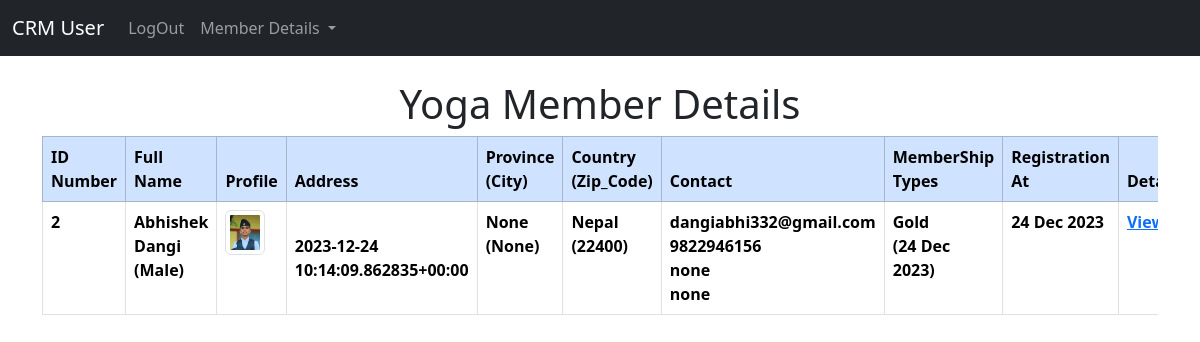
Before: /user/yoga_details/ (signed in) with the older database file.
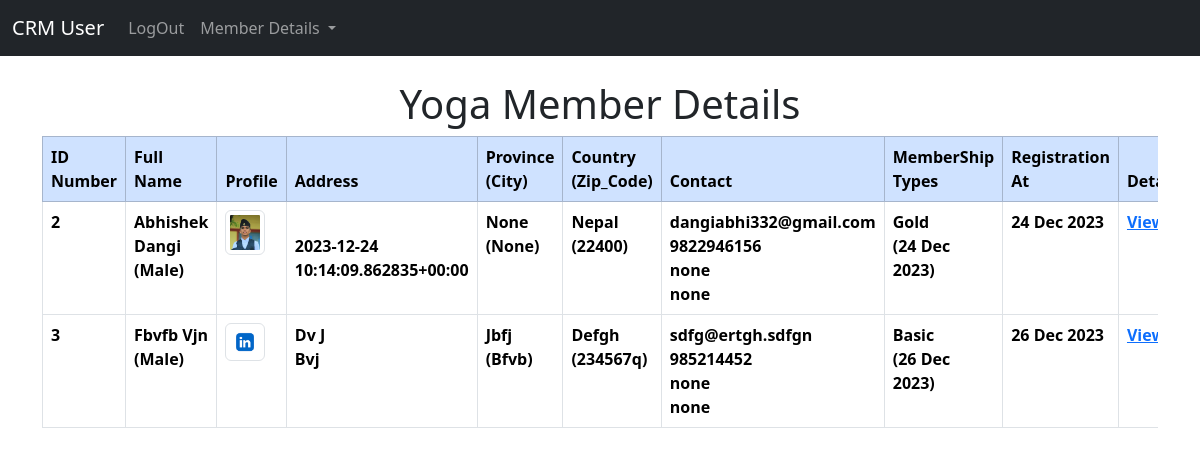
After: the same page with the newer database file.
### user_app/models.py (models this page shows, shortened)
class YogaMember(models.Model):
    first_name = models.CharField(max_length=100)
    middel_name = models.CharField(max_length=10,blank=True)
    last_name = models.CharField(max_length=100)
    gender = models.CharField(max_length=20, choices=[("male", "Male"),("female", "Female"),("other", "Other"),])
    images = models.ImageField(upload_to="YogaMember/%Y/%m/%d", blank=False)
    street_address = models.CharField(max_length=255, blank=True)
    street_address2 = models.CharField(max_length=255, blank=True)
    city = models.CharField(max_length=100, blank=True, null=True)
    state_province = models.CharField(max_length=100, blank=True, null=True)
    zip_code = models.CharField(max_length=20)
    country = models.CharField(max_length=100)
    email = models.EmailField(unique=True)
    date_of_birth = models.DateField(default=timezone.now)
    membership_types = models.CharField(max_length=20, choices= [("basic", "Basic"),("gold", "Gold"),], default="basic")
    date_of_signature = models.DateTimeField(default=timezone.now)
    contact = models.CharField(max_length=10)
    emergency_contact = models.CharField(max_length=10,blank=True, null=True)
    emergency_contact2 = models.CharField(max_length=10,blank=True, null=True)
    registration_date = models.DateField(auto_now_add=True)

### user_app/views.py (the view)
# urls.py: path('yoga_details/', views.yoga_details, name='yoga_details'),
def yoga_details(request):
    if request.user.is_authenticated:
        yoga_member = YogaMember.objects.all()
        return render(
            request, "user/yoga/yoga_details.html", {"yoga_member": yoga_member}
        )
    else:
        messages.success(request, "YOu Must Be")
        return redirect("home")

### templates/user/yoga/yoga_details.html
{% extends 'user/base.html' %}
{% block main %}
{% if user.is_authenticated %}
<div class="table-responsive">
     <h1 class="text-center text-capitalize">yoga member details</h1>
     <table class="table  table-hover table-bordered">
          <thead class="table-primary">
               <tr>
                    <th scope="col">ID Number</th>
                    <th scope="col">Full Name</th>
                    <th scope="col">Profile</th>
                    <th scope="col">Address</th>
                    <th scope="col">Province (City)</th>
                    <th scope="col">Country (Zip_Code)</th>
                    <th scope="col">Contact</th>
                    <th scope="col">MemberShip Types</th>
                    <th scope="col">Registration At</th>
                    <th scope="col">Details</th>
               </tr>
          </thead>
          <tbody>
               {% if yoga_member %}
               {% for yoga_member in yoga_member %}
               <tr class="text-capitalize">
                    <th scope="row">{{yoga_member.id}}</th>
                    <th>{{yoga_member.first_name}} {{yoga_member.last_name}} <br>({{yoga_member.gender}})</th>
                    <th><img src="{{yoga_member.images.url}}" alt="{{ yoga_member.first_name }}" class="img-thumbnail"
                              style="max-width: 40px;"></th>
                    <th>{{yoga_member.street_address}} <br> {{yoga_member.street_address2}}</th>
                    <th>{{yoga_member.state_province}} ({{yoga_member.city}})</th>
                    <th>{{yoga_member.country}} ({{yoga_member.zip_code}})</th>
                    <th class="text-lowercase">
                         {{yoga_member.email}}<br>{{yoga_member.contact}}<br>{{yoga_member.emergency_contact}}<br>{{yoga_member.emergency_contact2}}
                    </th>
                    <th>{{yoga_member.membership_types}}<br> ({{yoga_member.date_of_signature| date:"d M Y"}})</th>
                    <th>{{yoga_member.registration_date | date:"d M Y"}}</th>
                    <th>
                         <a href="{% url 'yoga_member' yoga_member.pk %}">View</a>
                    </th>
               </tr>
               {% endfor %}
               {% endif %}
          </tbody>
     </table>
</div>
{% endif %}
{% endblock main %}

### templates/user/base.html (shortened to what this page needs)
{% load static %}
<!doctype html>
<html lang="en">
<head>
     <link href="https://cdn.jsdelivr.net/npm/bootstrap@5.3.2/dist/css/bootstrap.min.css" rel="stylesheet"
>
</head>
<body>
     {% include 'user/header.html' %}
     <div class="container">
         <div class="mt-4">
          {% block main %}
          {% endblock main %}
     </div>
</body>
</html>

### templates/user/header.html (shortened to what this page needs)
<nav class="navbar navbar-expand-lg navbar-dark bg-dark">
     <div class="container-fluid">
          <a class="navbar-brand" href="{% url 'home'%}">CRM User</a>
          <div class="collapse navbar-collapse" id="navbarSupportedContent">
               <ul class="navbar-nav me-auto mb-2 mb-lg-0">
                    {% if user.is_authenticated %}
                    <li class="nav-item">
                         <a class="nav-link" href="{% url 'logout' %}">LogOut</a>
                    </li>
                    <li class="nav-item dropdown">
                         <a class="nav-link dropdown-toggle" role="button" data-bs-toggle="dropdown"
                              aria-expanded="false">
                              Member Details
                         </a>
                    </li>
                    {% else %}
                    <li class="nav-item">
                         <a class="nav-link" href="{% url 'home' %}">LogIn</a>
                    </li>
                    {% endif %}
               </ul>
          </div>
     </div>
</nav>

Changed rows visible on the page:
added YogaMember: id "3", first_name "Fbvfb", last_name "Vjn", gender "Male", images (picture), street_address "Dv J", street_address2 "Bvj", state_province "Jbfj", city "Bfvb", country "Defgh", zip_code "234567q", email "sdfg@ertgh.sdfgn", contact "985214452", emergency_contact "none", emergency_contact2 "none", membership_types "Basic", date_of_signature "26 Dec 2023", registration_date "26 Dec 2023"
